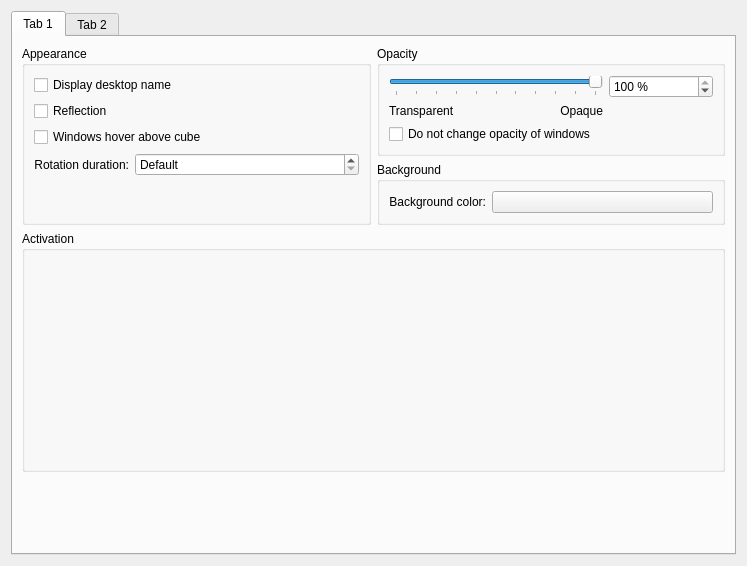
<?xml version="1.0" encoding="UTF-8"?>

<!--
SPDX-FileCopyrightText: 2023 Roman Gilg <subdiff@gmail.com>

SPDX-License-Identifier: GPL-2.0-or-later
-->

<ui version="4.0">
 <class>KWin::CubeEffectConfigForm</class>
 <widget class="QWidget" name="KWin::CubeEffectConfigForm">
  <property name="geometry">
   <rect>
    <x>0</x>
    <y>0</y>
    <width>747</width>
    <height>566</height>
   </rect>
  </property>
  <layout class="QVBoxLayout">
   <item>
    <widget class="QTabWidget" name="tabWidget">
     <property name="currentIndex">
      <number>0</number>
     </property>
     <widget class="QWidget" name="tab">
      <attribute name="title">
       <string>Tab 1</string>
      </attribute>
      <layout class="QGridLayout" name="gridLayout_5">
       <item row="1" column="1">
        <widget class="QGroupBox" name="groupBox_5">
         <property name="title">
          <string>Background</string>
         </property>
         <layout class="QGridLayout" name="gridLayout">
          <item row="0" column="0">
           <widget class="QLabel" name="label_6">
            <property name="text">
             <string>Background color:</string>
            </property>
            <property name="alignment">
             <set>Qt::AlignRight|Qt::AlignTrailing|Qt::AlignVCenter</set>
            </property>
            <property name="buddy">
             <cstring>kcfg_BackgroundColor</cstring>
            </property>
           </widget>
          </item>
          <item row="0" column="1">
           <widget class="KColorButton" name="kcfg_BackgroundColor">
            <property name="sizePolicy">
             <sizepolicy hsizetype="Expanding" vsizetype="Fixed">
              <horstretch>0</horstretch>
              <verstretch>0</verstretch>
             </sizepolicy>
            </property>
           </widget>
          </item>
          <!--
          <item row="1" column="0">
           <widget class="QLabel" name="label_3">
            <property name="text">
             <string>Wallpaper:</string>
            </property>
            <property name="alignment">
             <set>Qt::AlignRight|Qt::AlignTrailing|Qt::AlignVCenter</set>
            </property>
            <property name="buddy">
             <cstring>kcfg_Wallpaper</cstring>
            </property>
           </widget>
          </item>
          <item row="1" column="1">
           <widget class="KUrlRequester" name="kcfg_Wallpaper">
            <property name="sizePolicy">
             <sizepolicy hsizetype="Expanding" vsizetype="Preferred">
              <horstretch>0</horstretch>
              <verstretch>0</verstretch>
             </sizepolicy>
            </property>
           </widget>
          </item>
          -->
         </layout>
        </widget>
       </item>
       <item row="3" column="0" colspan="2">
        <widget class="QGroupBox" name="groupBox_8">
         <property name="title">
          <string>Activation</string>
         </property>
         <layout class="QGridLayout" name="gridLayout_3">
          <item row="0" column="0" colspan="2">
           <widget class="KShortcutsEditor" name="editor" native="true">
            <property name="minimumSize">
             <size>
              <width>0</width>
              <height>200</height>
             </size>
            </property>
            <property name="actionTypes">
              <enum>KShortcutsEditor::GlobalAction</enum>
            </property>
           </widget>
          </item>
         </layout>
        </widget>
       </item>
       <item row="0" column="0" rowspan="2">
        <widget class="QGroupBox" name="groupBox_7">
         <property name="title">
          <string>Appearance</string>
         </property>
         <layout class="QGridLayout" name="gridLayout_2">
          <item row="0" column="0" colspan="2">
           <widget class="QCheckBox" name="kcfg_DisplayDesktopName">
            <property name="text">
             <string>Display desktop name</string>
            </property>
           </widget>
          </item>
          <item row="1" column="0" colspan="2">
           <widget class="QCheckBox" name="kcfg_Reflection">
            <property name="text">
             <string>Reflection</string>
            </property>
           </widget>
          </item>
          <item row="3" column="0">
           <widget class="QLabel" name="label">
            <property name="text">
             <string>Rotation duration:</string>
            </property>
            <property name="alignment">
             <set>Qt::AlignRight|Qt::AlignTrailing|Qt::AlignVCenter</set>
            </property>
            <property name="buddy">
             <cstring>kcfg_RotationDuration</cstring>
            </property>
           </widget>
          </item>
          <item row="3" column="1">
           <widget class="QSpinBox" name="kcfg_RotationDuration">
            <property name="sizePolicy">
             <sizepolicy hsizetype="Expanding" vsizetype="Fixed">
              <horstretch>0</horstretch>
              <verstretch>0</verstretch>
             </sizepolicy>
            </property>
            <property name="minimumSize">
             <size>
              <width>100</width>
              <height>0</height>
             </size>
            </property>
            <property name="specialValueText">
             <string comment="Duration of rotation">Default</string>
            </property>
            <property name="maximum">
             <number>5000</number>
            </property>
            <property name="singleStep">
             <number>10</number>
            </property>
           </widget>
          </item>
          <item row="4" column="0" colspan="2">
           <spacer name="verticalSpacer_2">
            <property name="orientation">
             <enum>Qt::Vertical</enum>
            </property>
            <property name="sizeHint" stdset="0">
             <size>
              <width>20</width>
              <height>0</height>
             </size>
            </property>
           </spacer>
          </item>
          <item row="2" column="0" colspan="2">
           <widget class="QCheckBox" name="kcfg_ZOrdering">
            <property name="text">
             <string>Windows hover above cube</string>
            </property>
           </widget>
          </item>
         </layout>
        </widget>
       </item>
       <item row="0" column="1">
        <widget class="QGroupBox" name="groupBox_4">
         <property name="title">
          <string>Opacity</string>
         </property>
         <layout class="QGridLayout" name="gridLayout_6">
          <item row="1" column="0" colspan="2">
           <widget class="QSlider" name="kcfg_Opacity">
            <property name="minimumSize">
             <size>
              <width>200</width>
              <height>0</height>
             </size>
            </property>
            <property name="maximum">
             <number>100</number>
            </property>
            <property name="singleStep">
             <number>1</number>
            </property>
            <property name="value">
             <number>100</number>
            </property>
            <property name="orientation">
             <enum>Qt::Horizontal</enum>
            </property>
            <property name="tickPosition">
             <enum>QSlider::TicksBelow</enum>
            </property>
            <property name="tickInterval">
             <number>10</number>
            </property>
           </widget>
          </item>
          <item row="1" column="2">
           <widget class="QSpinBox" name="kcfg_OpacitySpin">
            <property name="minimumSize">
             <size>
              <width>75</width>
              <height>0</height>
             </size>
            </property>
            <property name="suffix">
             <string> %</string>
            </property>
            <property name="maximum">
             <number>100</number>
            </property>
            <property name="value">
             <number>100</number>
            </property>
           </widget>
          </item>
          <item row="2" column="0">
           <widget class="QLabel" name="label_4">
            <property name="text">
             <string>Transparent</string>
            </property>
           </widget>
          </item>
          <item row="2" column="1">
           <widget class="QLabel" name="label_5">
            <property name="text">
             <string>Opaque</string>
            </property>
            <property name="alignment">
             <set>Qt::AlignRight|Qt::AlignTrailing|Qt::AlignVCenter</set>
            </property>
           </widget>
          </item>
          <item row="3" column="0" colspan="3">
           <widget class="QCheckBox" name="kcfg_OpacityDesktopOnly">
            <property name="text">
             <string>Do not change opacity of windows</string>
            </property>
           </widget>
          </item>
         </layout>
        </widget>
       </item>
       <item row="4" column="0" colspan="2">
        <spacer name="verticalSpacer_3">
         <property name="orientation">
          <enum>Qt::Vertical</enum>
         </property>
         <property name="sizeHint" stdset="0">
          <size>
           <width>20</width>
           <height>40</height>
          </size>
         </property>
        </spacer>
       </item>
      </layout>
     </widget>
     <widget class="QWidget" name="tab_2">
      <attribute name="title">
       <string>Tab 2</string>
      </attribute>
      <layout class="QGridLayout" name="gridLayout_7">
       <item row="0" column="0" rowspan="2">
        <widget class="QGroupBox" name="groupBox_3">
         <property name="title">
          <string>Caps</string>
         </property>
         <layout class="QGridLayout" name="gridLayout_4">
          <item row="0" column="0" colspan="2">
           <widget class="QCheckBox" name="kcfg_Caps">
            <property name="text">
             <string>Show caps</string>
            </property>
           </widget>
          </item>
          <item row="1" column="0">
           <widget class="QLabel" name="capColorLabel">
            <property name="text">
             <string>Cap color:</string>
            </property>
            <property name="alignment">
             <set>Qt::AlignRight|Qt::AlignTrailing|Qt::AlignVCenter</set>
            </property>
            <property name="buddy">
             <cstring>kcfg_CapColor</cstring>
            </property>
           </widget>
          </item>
          <item row="1" column="1">
           <widget class="KColorButton" name="kcfg_CapColor">
            <property name="sizePolicy">
             <sizepolicy hsizetype="Expanding" vsizetype="Fixed">
              <horstretch>0</horstretch>
              <verstretch>0</verstretch>
             </sizepolicy>
            </property>
           </widget>
          </item>
          <item row="2" column="0" colspan="2">
           <widget class="QCheckBox" name="kcfg_TexturedCaps">
            <property name="text">
             <string>Display image on caps</string>
            </property>
           </widget>
          </item>
          <item row="3" column="0">
           <spacer name="verticalSpacer_4">
            <property name="orientation">
             <enum>Qt::Vertical</enum>
            </property>
            <property name="sizeHint" stdset="0">
             <size>
              <width>20</width>
              <height>40</height>
             </size>
            </property>
           </spacer>
          </item>
         </layout>
        </widget>
       </item>
       <item row="2" column="0" colspan="2">
        <widget class="QGroupBox" name="groupBox_2">
         <property name="title">
          <string>Zoom</string>
         </property>
         <layout class="QGridLayout" name="gridLayout_8">
          <item row="1" column="0">
           <widget class="QLabel" name="label_8">
            <property name="text">
             <string>Near</string>
            </property>
           </widget>
          </item>
          <item row="1" column="1">
           <widget class="QLabel" name="label_9">
            <property name="text">
             <string>Far</string>
            </property>
            <property name="alignment">
             <set>Qt::AlignRight|Qt::AlignTrailing|Qt::AlignVCenter</set>
            </property>
           </widget>
          </item>
          <item row="0" column="0" colspan="2">
           <widget class="QSlider" name="kcfg_ZPosition">
            <property name="toolTip">
             <string>Define how far away the object should appear</string>
            </property>
            <property name="maximum">
             <number>3000</number>
            </property>
            <property name="singleStep">
             <number>10</number>
            </property>
            <property name="pageStep">
             <number>100</number>
            </property>
            <property name="orientation">
             <enum>Qt::Horizontal</enum>
            </property>
            <property name="tickPosition">
             <enum>QSlider::TicksBelow</enum>
            </property>
            <property name="tickInterval">
             <number>100</number>
            </property>
           </widget>
          </item>
         </layout>
        </widget>
       </item>
       <item row="4" column="0" colspan="2">
        <spacer name="verticalSpacer">
         <property name="orientation">
          <enum>Qt::Vertical</enum>
         </property>
         <property name="sizeHint" stdset="0">
          <size>
           <width>20</width>
           <height>0</height>
          </size>
         </property>
        </spacer>
       </item>
       <item row="0" column="1" rowspan="2">
        <widget class="QGroupBox" name="groupBox_9">
         <property name="title">
          <string>Additional Options</string>
         </property>
         <layout class="QVBoxLayout" name="verticalLayout">
          <item>
           <widget class="QCheckBox" name="kcfg_CloseOnMouseRelease">
            <property name="toolTip">
             <string>If enabled the effect will be deactivated after rotating the cube with the mouse,
otherwise it will remain active</string>
            </property>
            <property name="text">
             <string>Close after mouse dragging</string>
            </property>
           </widget>
          </item>
          <item>
           <widget class="QCheckBox" name="kcfg_TabBox">
            <property name="text">
             <string>Use this effect for walking through the desktops</string>
            </property>
           </widget>
          </item>
          <item>
           <widget class="QCheckBox" name="kcfg_InvertKeys">
            <property name="text">
             <string>Invert cursor keys</string>
            </property>
           </widget>
          </item>
          <item>
           <widget class="QCheckBox" name="kcfg_InvertMouse">
            <property name="text">
             <string>Invert mouse</string>
            </property>
           </widget>
          </item>
         </layout>
        </widget>
       </item>
       <item row="3" column="0" colspan="2">
        <widget class="QGroupBox" name="capDeformationGroupBox">
         <property name="title">
          <string>Sphere Cap Deformation</string>
         </property>
         <layout class="QGridLayout" name="gridLayout_9">
          <item row="0" column="0" colspan="2">
           <widget class="QSlider" name="kcfg_CapDeformation">
            <property name="maximum">
             <number>100</number>
            </property>
            <property name="orientation">
             <enum>Qt::Horizontal</enum>
            </property>
            <property name="tickPosition">
             <enum>QSlider::TicksBelow</enum>
            </property>
            <property name="tickInterval">
             <number>25</number>
            </property>
           </widget>
          </item>
          <item row="1" column="0">
           <widget class="QLabel" name="capDeformationSphereLabel">
            <property name="text">
             <string>Sphere</string>
            </property>
           </widget>
          </item>
          <item row="1" column="1">
           <widget class="QLabel" name="capDeformationPlaneLabel">
            <property name="text">
             <string>Plane</string>
            </property>
            <property name="alignment">
             <set>Qt::AlignRight|Qt::AlignTrailing|Qt::AlignVCenter</set>
            </property>
           </widget>
          </item>
         </layout>
        </widget>
       </item>
      </layout>
     </widget>
    </widget>
   </item>
  </layout>
 </widget>
 <customwidgets>
  <customwidget>
   <class>KColorButton</class>
   <extends>QPushButton</extends>
   <header>kcolorbutton.h</header>
  </customwidget>
  <!--
  <customwidget>
   <class>KUrlRequester</class>
   <extends>QFrame</extends>
   <header>kurlrequester.h</header>
   <container>1</container>
  </customwidget>
  -->
  <customwidget>
   <class>KShortcutsEditor</class>
   <extends>QWidget</extends>
   <header location="global">KShortcutsEditor</header>
   <container>1</container>
  </customwidget>
 </customwidgets>
 <tabstops>
  <tabstop>tabWidget</tabstop>
  <tabstop>kcfg_DisplayDesktopName</tabstop>
  <tabstop>kcfg_Reflection</tabstop>
  <tabstop>kcfg_ZOrdering</tabstop>
  <tabstop>kcfg_RotationDuration</tabstop>
  <tabstop>kcfg_Opacity</tabstop>
  <tabstop>kcfg_OpacitySpin</tabstop>
  <tabstop>kcfg_OpacityDesktopOnly</tabstop>
  <tabstop>kcfg_BackgroundColor</tabstop>
  <tabstop>kcfg_Wallpaper</tabstop>
  <tabstop>kcfg_Caps</tabstop>
  <tabstop>kcfg_CapColor</tabstop>
  <tabstop>kcfg_TexturedCaps</tabstop>
  <tabstop>kcfg_CloseOnMouseRelease</tabstop>
  <tabstop>kcfg_TabBox</tabstop>
  <tabstop>kcfg_InvertKeys</tabstop>
  <tabstop>kcfg_InvertMouse</tabstop>
  <tabstop>kcfg_ZPosition</tabstop>
  <tabstop>kcfg_CapDeformation</tabstop>
 </tabstops>
 <resources/>
 <connections>
  <connection>
   <sender>kcfg_OpacitySpin</sender>
   <signal>valueChanged(int)</signal>
   <receiver>kcfg_Opacity</receiver>
   <slot>setValue(int)</slot>
   <hints>
    <hint type="sourcelabel">
     <x>727</x>
     <y>85</y>
    </hint>
    <hint type="destinationlabel">
     <x>611</x>
     <y>88</y>
    </hint>
   </hints>
  </connection>
  <connection>
   <sender>kcfg_Opacity</sender>
   <signal>valueChanged(int)</signal>
   <receiver>kcfg_OpacitySpin</receiver>
   <slot>setValue(int)</slot>
   <hints>
    <hint type="sourcelabel">
     <x>611</x>
     <y>88</y>
    </hint>
    <hint type="destinationlabel">
     <x>727</x>
     <y>85</y>
    </hint>
   </hints>
  </connection>
 </connections>
</ui>
